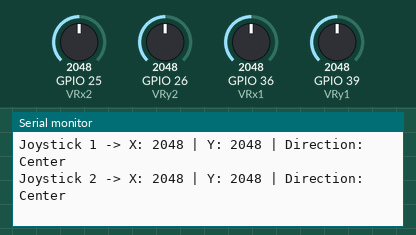
A sketch run on a simulated ESP32. On the bench: the last lines printed to the serial monitor. Inputs (shaded band) come from the test bench; at power-on: GPIO 25 (VRx2) = 2048, GPIO 26 (VRy2) = 2048, GPIO 36 (VRx1) = 2048, GPIO 39 (VRy1) = 2048.

Above: at 2.2 s.
2.3 s: GPIO 25 (VRx2) set to 2744
At 2.36 s:
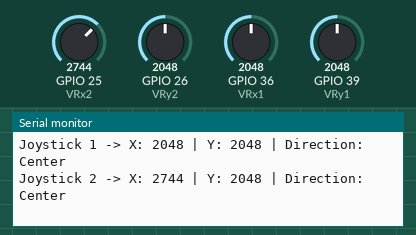
3.8 s: GPIO 25 (VRx2) set to 2853
At 3.92 s:
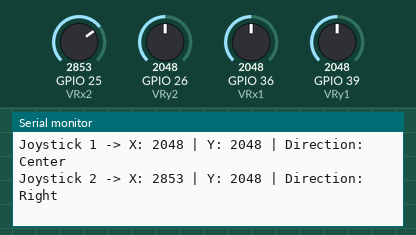
5.4 s: GPIO 26 (VRy2) set to 2754
At 5.48 s:
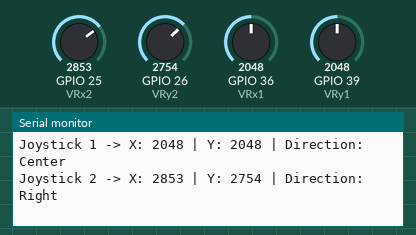
6.9 s: GPIO 26 (VRy2) set to 2840
At 7.04 s:
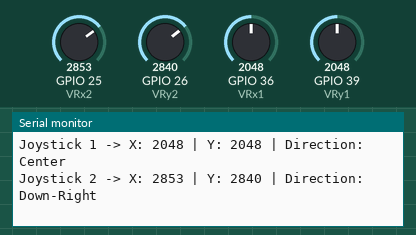

Measured:
- the behaviour switches between 2800 and 2801 on GPIO 25 (VRx2) (found by bisection; images 1 and 2)
- the behaviour switches between 2800 and 2801 on GPIO 26 (VRy2) (found by bisection; images 3 and 4)
- after the input at 2.3 s, the serial monitor: prints a new line after 0.05 s (image 1)
- after the input at 3.8 s, the serial monitor: prints a new line at once (image 2)
- after the input at 5.4 s, the serial monitor: prints a new line after 0.08 s (image 3)
- after the input at 6.9 s, the serial monitor: prints a new line at once (image 4)

The sketch:

onlyserial2s.ino
```cpp
// Pin Definitions
const int VRx1 = 36; // Joystick 1 X-axis
const int VRy1 = 39; // Joystick 1 Y-axis
const int VRx2 = 25; // Joystick 2 X-axis
const int VRy2 = 26; // Joystick 2 Y-axis

void setup() {
  Serial.begin(115200);
  delay(1000);

  pinMode(VRx1, INPUT);
  pinMode(VRy1, INPUT);
  pinMode(VRx2, INPUT);
  pinMode(VRy2, INPUT);
}

void loop() {
  int xValue1 = analogRead(VRx1);
  int yValue1 = analogRead(VRy1);
  int xValue2 = analogRead(VRx2);
  int yValue2 = analogRead(VRy2);

  // Calculate Direction for Joystick 1
  String direction1 = "Center";
  if (yValue1 < 1200) direction1 = "Up";
  else if (yValue1 > 2800) direction1 = "Down";

  if (xValue1 < 1200) {
    if (yValue1 < 1200) direction1 = "Up-Left";
    else if (yValue1 > 2800) direction1 = "Down-Left";
    else direction1 = "Left";
  }
  else if (xValue1 > 2800) {
    if (yValue1 < 1200) direction1 = "Up-Right";
    else if (yValue1 > 2800) direction1 = "Down-Right";
    else direction1 = "Right";
  }

  // Calculate Direction for Joystick 2
  String direction2 = "Center";
  if (yValue2 < 1200) direction2 = "Up";
  else if (yValue2 > 2800) direction2 = "Down";

  if (xValue2 < 1200) {
    if (yValue2 < 1200) direction2 = "Up-Left";
    else if (yValue2 > 2800) direction2 = "Down-Left";
    else direction2 = "Left";
  }
  else if (xValue2 > 2800) {
    if (yValue2 < 1200) direction2 = "Up-Right";
    else if (yValue2 > 2800) direction2 = "Down-Right";
    else direction2 = "Right";
  }

  // Print Joystick 1
  Serial.print("Joystick 1 -> X: ");
  Serial.print(xValue1);
  Serial.print(" | Y: ");
  Serial.print(yValue1);
  Serial.print(" | Direction: ");
  Serial.println(direction1);

  // Print Joystick 2
  Serial.print("Joystick 2 -> X: ");
  Serial.print(xValue2);
  Serial.print(" | Y: ");
  Serial.print(yValue2);
  Serial.print(" | Direction: ");
  Serial.println(direction2);

  delay(100);
}
```
